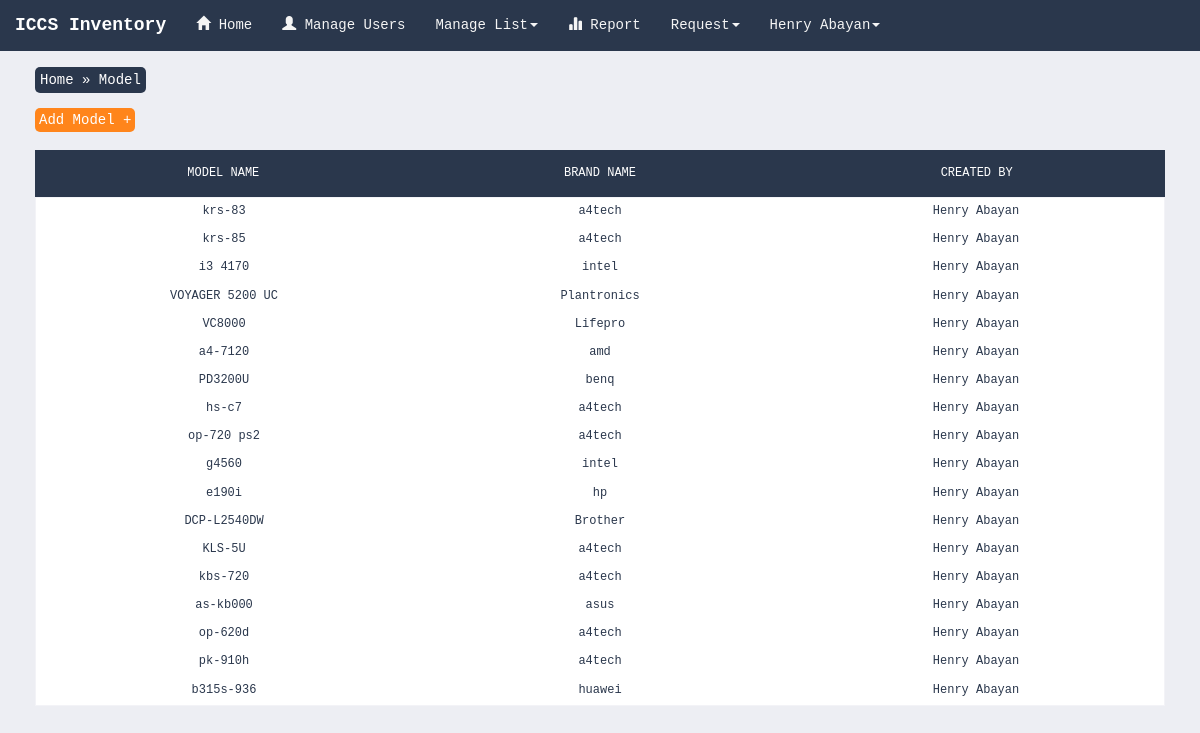
Screenshot of /?l=model (signed in) with the database file from the repository.
### tables this page shows
CREATE TABLE `model_tbl` (
  `mdl_id` int(11) NOT NULL,
  `mdl_name` varchar(30) NOT NULL,
  `unt_id` int(11) NOT NULL,
  `brnd_id` int(11) NOT NULL,
  `usr_id` int(11) NOT NULL
);

CREATE TABLE `brand_tbl` (
  `brnd_id` int(11) NOT NULL,
  `brnd_name` varchar(30) NOT NULL,
  `unt_id` int(11) NOT NULL,
  `usr_id` int(11) NOT NULL
);

CREATE TABLE `users_tbl` (
  `usr_id` int(11) NOT NULL,
  `usr_full_name` varchar(50) NOT NULL,
  `usr_email` varchar(50) NOT NULL,
  `usr_password` varchar(50) NOT NULL,
  `usrlvl_id` int(11) NOT NULL,
  `usr_last_seen` varchar(30) DEFAULT NULL,
  `usr_last_seen_time` varchar(50) DEFAULT NULL
);

### inc/model.php (the view, shortened to what this page needs)
<?php
	$user = @$_SESSION['user'];
	$user_level = @$_SESSION['user_level'];
	if(isset($user) AND (($user_level == 2) OR ($user_level == 3) OR ($user_level == 4))){
		?>
		<section>
			  <div class="row">
			  	<div class="col-sm-2">
			  		<span style="background: #2a374c;padding: 5px;color: #FFF;border-radius:5px; ">
					  	<a href="./" class="breadcrumbtext">Home</a> »
					  	<a href="./?l=model" class="breadcrumbtext">Model</a>
					</span>
			  	</div>
			  	<div class="col-sm-2"></div>
			  	<div class="col-sm-2"></div>
			  	<div class="col-sm-2"></div>
			  	<div class="col-sm-2"></div>
			  	<div class="col-sm-2"></div>
		</div>
		</section>
		<section>
			<span style="background: #FF851B;padding: 4px;color: #FFF;border-radius:5px; ">
			  	<a href="./?l=addmodel" class="breadcrumbtext">Add Model +</a>
			</span>
		</section>
		<section>
	      <div class="row">
	        <div class="col-sm-12"><div class="tbl-header">
	                  <table cellpadding="0" cellspacing="0" border="0">
	                    <thead>
	                      <tr>
	                            <th style="background: #2a374c">Model Name</th>
	                            <th style="background: #2a374c">Brand Name</th>
	                            <th style="background: #2a374c">Created By</th>
	                      </tr>
	                    </thead>
	                  </table>
	                </div>
	              <div class="tbl-content">
	                  <table cellpadding="0" cellspacing="0" border="0">
	                    <tbody>
	                        <?php
	                        $select_model = "SELECT * FROM `model_tbl`";
							$model_result = mysqli_query($conn,$select_model);
							while($row = mysqli_fetch_assoc($model_result)){
								echo '<tr>';
								echo '<td>'.$row['mdl_name'].'</td>';
								$brand_id = $row['brnd_id'];
								$select_brand = "SELECT `brnd_name` FROM `brand_tbl` WHERE `brnd_id`='$brand_id'";
								$brand_result = mysqli_query($conn,$select_brand);
								$brand = mysqli_fetch_assoc($brand_result);
								echo '<td>'.$brand['brnd_name'].'</td>';
								$user_id = $row['usr_id'];
								$select_user = "SELECT `usr_full_name` FROM `users_tbl` WHERE `usr_id`='$user_id'";
								$user_result = mysqli_query($conn,$select_user);
								$user = mysqli_fetch_assoc($user_result);
								echo '<td>'.$user['usr_full_name'].'</td>';
								echo '</tr>';
							}
	                        ?>
	                    </tbody>
	                  </table>
	            </div></div>
	      </div>
	    </section>
		<?php
	}
?>

### design/main.css (style rules this page uses)
body { background: white; font-family: monospace; }
section { margin: 20px; }
.breadcrumbtext:link { color: #FFF; }
table { width:100%; table-layout: fixed; background: white; }
.tbl-header { background-color: rgba(255,255,255,0.3); }
th { padding: 15px 10px; text-align: center; font-weight: 500; font-size: 12px; color: #fff; text-transform: uppercase; background: #2a374c; }
.tbl-content { overflow-x:auto; margin-top: 0px; border: 1px solid rgba(255,255,255,0.3); }
td { padding: 5px; text-align: center; vertical-align:middle; font-weight: 300; font-size: 12px; color: #2a374c; border-bottom: solid 1px rgba(255,255,255,0.1); }

### index.php (style rules this page uses)
body { background: #EDEEF3; }

### rows the page displays
model_tbl: mdl_name "krs-83", brnd.brnd_name "a4tech", usr.usr_full_name "Henry Abayan"
model_tbl: mdl_name "krs-85", brnd.brnd_name "a4tech", usr.usr_full_name "Henry Abayan"
model_tbl: mdl_name "i3 4170", brnd.brnd_name "intel", usr.usr_full_name "Henry Abayan"
model_tbl: mdl_name "VOYAGER 5200 UC", brnd.brnd_name "Plantronics", usr.usr_full_name "Henry Abayan"
model_tbl: mdl_name "VC8000", brnd.brnd_name "Lifepro", usr.usr_full_name "Henry Abayan"
model_tbl: mdl_name "a4-7120", brnd.brnd_name "amd", usr.usr_full_name "Henry Abayan"
model_tbl: mdl_name "PD3200U", brnd.brnd_name "benq", usr.usr_full_name "Henry Abayan"
model_tbl: mdl_name "hs-c7", brnd.brnd_name "a4tech", usr.usr_full_name "Henry Abayan"
model_tbl: mdl_name "op-720 ps2", brnd.brnd_name "a4tech", usr.usr_full_name "Henry Abayan"
model_tbl: mdl_name "g4560", brnd.brnd_name "intel", usr.usr_full_name "Henry Abayan"
model_tbl: mdl_name "e190i", brnd.brnd_name "hp", usr.usr_full_name "Henry Abayan"
model_tbl: mdl_name "DCP-L2540DW", brnd.brnd_name "Brother", usr.usr_full_name "Henry Abayan"
model_tbl: mdl_name "KLS-5U", brnd.brnd_name "a4tech", usr.usr_full_name "Henry Abayan"
model_tbl: mdl_name "kbs-720", brnd.brnd_name "a4tech", usr.usr_full_name "Henry Abayan"
model_tbl: mdl_name "as-kb000", brnd.brnd_name "asus", usr.usr_full_name "Henry Abayan"
model_tbl: mdl_name "op-620d", brnd.brnd_name "a4tech", usr.usr_full_name "Henry Abayan"
model_tbl: mdl_name "pk-910h", brnd.brnd_name "a4tech", usr.usr_full_name "Henry Abayan"
model_tbl: mdl_name "b315s-936", brnd.brnd_name "huawei", usr.usr_full_name "Henry Abayan"

### other values shown
$_SESSION['user'] "Henry Abayan"
